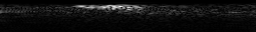
#> input picture sample_data.png, 256 x 32 px
$ python togiru.py
#> lines starting #> are read from the running program, lines starting #| are printed output that depends on the picture
#!/usr/bin/env python
from __future__ import division
import numpy as np
import math
import cv2
import time


def show_image():
	#image = np.loadtxt('/home/cauv/Desktop/test/sonar_sample_data2.txt')
	image = cv2.imread('sample_data.png', 0)
#> image is the input picture: shape (32, 256); min 0, max 255, mean 14.9
	# print(image)
	# res = cv2.resize(image, (128*5, 64*5), interpolation=cv2.INTER_LINEAR)
	#res = cv2.resize(image, (128*5, 64*5), interpolation=cv2.INTER_LINEAR)

	cone_image = get_radial_image(image, 300, 90)


	cv2.imshow('Original data', image)
	cv2.imshow('Cone image', cone_image)
	cv2.waitKey(0)
	cv2.destroyAllWindows()
	cv2.waitKey(1)

def get_radial_image(data_in, pixel_dimension, angle):
	"""data_in is the numpy array from a np.reshape command on the iamgeData from the sonar, pixel_dimension is the dimension of the square image that will contain the cone (which is a slice of a circle), angle is the angle of the cone produced (in degrees).
Centre of cone with be at the bottom of the image i.e. the last row but in the middle column
Use trig to find which beam a given pixel in the output image is in.
Use pythagerous to the centre of the cone to find out what line the pixel is.
"""
#> called with pixel_dimension = 300, angle = 90
	print("Started get_radial_image")
	print("want a cone of angle ", angle, " and image of dimension ", pixel_dimension)

	if (angle < 1 or angle > 180):
		print("Must input an angle between 1 and 180 into get_radial_image() function")
		return -1


	numLines = data_in.shape[0] #Assuming that the number of lines is the number of rows
#> numLines = 32
	numBeams = data_in.shape[1] #Assuming that the number of beams is the number of columns
#> numBeams = 256

	output = np.zeros((pixel_dimension, pixel_dimension))

	#With x, y coordinates being 0,0 at the top left of the image
	cone_origin_x = pixel_dimension / 2
	cone_origin_y = pixel_dimension

	cone_radius = pixel_dimension / 2


	for y in range(0, pixel_dimension):
		for x in range(0, pixel_dimension):
			#Now access the array with output[y,x]
			dx = x - cone_origin_x #This makes dx negative when it is to the
                                   #left of the cone_origin and positive when
                                   #it is to the right
			dy = cone_origin_y - y #This makes dy always positive
			angle_from_vertical = np.arctan(dx/dy) #Angle from vertical will be
												   #between -pi/2 and +pi/2
			angle_from_vertical = 180 * (angle_from_vertical/math.pi)
			#Angle between -90 and 90

			if (angle_from_vertical < angle/(0-2) or angle_from_vertical > angle/2):
				#This pixel is not in any of the beams so leave this element at 0
				output[y,x] = 0
			else:
				dis_to_origin = math.sqrt(math.pow(dx, 2) + math.pow(dy, 2))

				if dis_to_origin < cone_radius:

					#Now find which beam it belongs to
					#If there were 50 beams and the cone needed to be 100 degrees
					#then each beam would be 2 degrees
					beam_angle_step = angle / numBeams
					#print("Beam angle step is ", beam_angle_step)
					#Say current angle is -40 degrees, then you are 10 degrees into
					#the cone so you are the 10/2 = 5th beam in
					beam_num = (angle_from_vertical + angle/2) / beam_angle_step


					#If the radius was 200 and it was 100 away from the origin, then
					#it would be half way through the lines.
					#This assumes that data points far away from the sonar are at
					#the end of the lines list for each beam
					#
					#numLines - 1 since it's indexed from 0
					line_num = (dis_to_origin / (pixel_dimension / 2)) * (numLines - 1)

					#Now round the line and beam nums
					beam_num = round(beam_num)
					line_num = round(line_num)

					if beam_num == numBeams:
						beam_num = beam_num - 1
						# This is a stop gap measure to prevent out of array bounds errors
						#Need to think of better solution


					#print("beam-num is ", beam_num)
					#print("line-num is ", line_num)
					#print("numLines is ", numLines)
					#print("numBeams is ", numBeams)

					#Divide by 255 since when numpy array is converted to an image, 0 - 1 in the
					#numpy array is mapped to 0-255 in the cv image so all numpy values must be
					#between 0 and 1
					output[y,x] = data_in[line_num, beam_num] / 255


				else:
					output[y,x] = 0
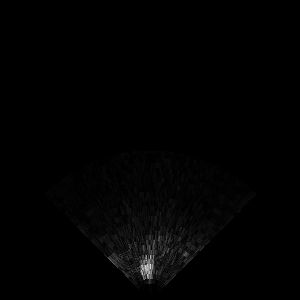
#> output: shape (300, 300) float64; min 0, max 0.863, mean 0.0085

	return output

def get_test_image():
	output = np.zeros((300, 300))
	for y in range(300):
		for x in range(300):
			output[y,x] = (x%255)/255


	return output
if __name__ == '__main__':
	print("Started sonar_cone_test")
	show_image()
